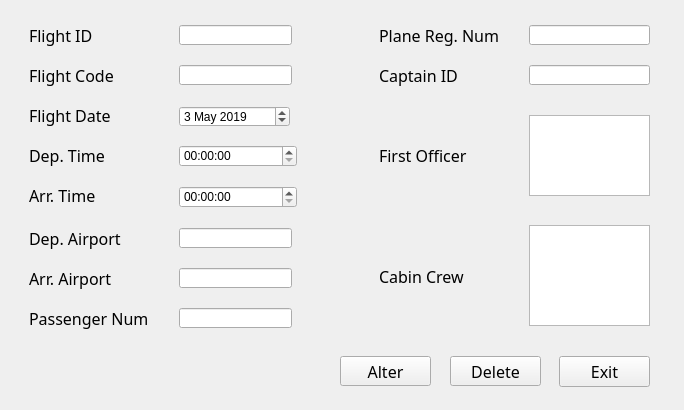
<?xml version="1.0" encoding="UTF-8"?>
<ui version="4.0">
 <class>Form</class>
 <widget class="QWidget" name="Form">
  <property name="geometry">
   <rect>
    <x>0</x>
    <y>0</y>
    <width>684</width>
    <height>410</height>
   </rect>
  </property>
  <property name="windowTitle">
   <string>Details</string>
  </property>
  <widget class="QLabel" name="FCode">
   <property name="geometry">
    <rect>
     <x>29</x>
     <y>65</y>
     <width>91</width>
     <height>21</height>
    </rect>
   </property>
   <property name="font">
    <font>
     <family>3ds</family>
     <pointsize>12</pointsize>
    </font>
   </property>
   <property name="text">
    <string>Flight Code</string>
   </property>
  </widget>
  <widget class="QLabel" name="FID">
   <property name="geometry">
    <rect>
     <x>29</x>
     <y>25</y>
     <width>71</width>
     <height>21</height>
    </rect>
   </property>
   <property name="font">
    <font>
     <family>3ds</family>
     <pointsize>12</pointsize>
    </font>
   </property>
   <property name="text">
    <string>Flight ID</string>
   </property>
  </widget>
  <widget class="QLineEdit" name="IDedit">
   <property name="geometry">
    <rect>
     <x>179</x>
     <y>25</y>
     <width>113</width>
     <height>20</height>
    </rect>
   </property>
  </widget>
  <widget class="QLineEdit" name="Codeedit">
   <property name="geometry">
    <rect>
     <x>179</x>
     <y>65</y>
     <width>113</width>
     <height>20</height>
    </rect>
   </property>
  </widget>
  <widget class="QLabel" name="DepTime">
   <property name="geometry">
    <rect>
     <x>29</x>
     <y>145</y>
     <width>91</width>
     <height>21</height>
    </rect>
   </property>
   <property name="font">
    <font>
     <family>3ds</family>
     <pointsize>12</pointsize>
    </font>
   </property>
   <property name="text">
    <string>Dep. Time</string>
   </property>
  </widget>
  <widget class="QLabel" name="FDate">
   <property name="geometry">
    <rect>
     <x>29</x>
     <y>105</y>
     <width>81</width>
     <height>21</height>
    </rect>
   </property>
   <property name="font">
    <font>
     <family>3ds</family>
     <pointsize>12</pointsize>
    </font>
   </property>
   <property name="text">
    <string>Flight Date</string>
   </property>
  </widget>
  <widget class="QDateEdit" name="dateEdit">
   <property name="geometry">
    <rect>
     <x>179</x>
     <y>106</y>
     <width>111</width>
     <height>21</height>
    </rect>
   </property>
   <property name="dateTime">
    <datetime>
     <hour>0</hour>
     <minute>0</minute>
     <second>0</second>
     <year>2019</year>
     <month>5</month>
     <day>3</day>
    </datetime>
   </property>
   <property name="maximumDateTime">
    <datetime>
     <hour>0</hour>
     <minute>0</minute>
     <second>0</second>
     <year>2019</year>
     <month>5</month>
     <day>30</day>
    </datetime>
   </property>
   <property name="minimumDateTime">
    <datetime>
     <hour>0</hour>
     <minute>0</minute>
     <second>0</second>
     <year>2019</year>
     <month>3</month>
     <day>15</day>
    </datetime>
   </property>
  </widget>
  <widget class="QLabel" name="ArrTime">
   <property name="geometry">
    <rect>
     <x>29</x>
     <y>185</y>
     <width>91</width>
     <height>21</height>
    </rect>
   </property>
   <property name="font">
    <font>
     <family>3ds</family>
     <pointsize>12</pointsize>
    </font>
   </property>
   <property name="text">
    <string>Arr. Time</string>
   </property>
  </widget>
  <widget class="QTimeEdit" name="deptimeEdit">
   <property name="geometry">
    <rect>
     <x>179</x>
     <y>145</y>
     <width>118</width>
     <height>22</height>
    </rect>
   </property>
  </widget>
  <widget class="QTimeEdit" name="arrtimeEdit">
   <property name="geometry">
    <rect>
     <x>179</x>
     <y>186</y>
     <width>118</width>
     <height>22</height>
    </rect>
   </property>
  </widget>
  <widget class="QLabel" name="num">
   <property name="geometry">
    <rect>
     <x>29</x>
     <y>308</y>
     <width>121</width>
     <height>21</height>
    </rect>
   </property>
   <property name="font">
    <font>
     <family>3ds</family>
     <pointsize>12</pointsize>
    </font>
   </property>
   <property name="text">
    <string>Passenger Num</string>
   </property>
  </widget>
  <widget class="QLineEdit" name="numedit">
   <property name="geometry">
    <rect>
     <x>179</x>
     <y>308</y>
     <width>113</width>
     <height>20</height>
    </rect>
   </property>
  </widget>
  <widget class="QLineEdit" name="depport">
   <property name="geometry">
    <rect>
     <x>179</x>
     <y>268</y>
     <width>113</width>
     <height>20</height>
    </rect>
   </property>
  </widget>
  <widget class="QLabel" name="arrport">
   <property name="geometry">
    <rect>
     <x>29</x>
     <y>268</y>
     <width>91</width>
     <height>21</height>
    </rect>
   </property>
   <property name="font">
    <font>
     <family>3ds</family>
     <pointsize>12</pointsize>
    </font>
   </property>
   <property name="text">
    <string>Arr. Airport</string>
   </property>
  </widget>
  <widget class="QLabel" name="FID_2">
   <property name="geometry">
    <rect>
     <x>29</x>
     <y>228</y>
     <width>101</width>
     <height>21</height>
    </rect>
   </property>
   <property name="font">
    <font>
     <family>3ds</family>
     <pointsize>12</pointsize>
    </font>
   </property>
   <property name="text">
    <string>Dep. Airport</string>
   </property>
  </widget>
  <widget class="QLineEdit" name="depPortedit">
   <property name="geometry">
    <rect>
     <x>179</x>
     <y>228</y>
     <width>113</width>
     <height>20</height>
    </rect>
   </property>
  </widget>
  <widget class="QLabel" name="regnum">
   <property name="geometry">
    <rect>
     <x>379</x>
     <y>25</y>
     <width>121</width>
     <height>21</height>
    </rect>
   </property>
   <property name="font">
    <font>
     <family>3ds</family>
     <pointsize>12</pointsize>
    </font>
   </property>
   <property name="text">
    <string>Plane Reg. Num</string>
   </property>
  </widget>
  <widget class="QLineEdit" name="capedit">
   <property name="geometry">
    <rect>
     <x>529</x>
     <y>65</y>
     <width>121</width>
     <height>20</height>
    </rect>
   </property>
  </widget>
  <widget class="QLineEdit" name="regnumedit">
   <property name="geometry">
    <rect>
     <x>529</x>
     <y>25</y>
     <width>121</width>
     <height>20</height>
    </rect>
   </property>
   <property name="text">
    <string/>
   </property>
  </widget>
  <widget class="QLabel" name="captain">
   <property name="geometry">
    <rect>
     <x>379</x>
     <y>65</y>
     <width>91</width>
     <height>21</height>
    </rect>
   </property>
   <property name="font">
    <font>
     <family>3ds</family>
     <pointsize>12</pointsize>
    </font>
   </property>
   <property name="text">
    <string>Captain ID</string>
   </property>
  </widget>
  <widget class="QLabel" name="firstofficer">
   <property name="geometry">
    <rect>
     <x>379</x>
     <y>145</y>
     <width>121</width>
     <height>21</height>
    </rect>
   </property>
   <property name="font">
    <font>
     <family>3ds</family>
     <pointsize>12</pointsize>
    </font>
   </property>
   <property name="text">
    <string>First Officer</string>
   </property>
  </widget>
  <widget class="QTextEdit" name="foedit">
   <property name="geometry">
    <rect>
     <x>529</x>
     <y>115</y>
     <width>121</width>
     <height>81</height>
    </rect>
   </property>
  </widget>
  <widget class="QTextEdit" name="foedit_2">
   <property name="geometry">
    <rect>
     <x>529</x>
     <y>225</y>
     <width>121</width>
     <height>101</height>
    </rect>
   </property>
  </widget>
  <widget class="QLabel" name="firstofficer_2">
   <property name="geometry">
    <rect>
     <x>379</x>
     <y>266</y>
     <width>121</width>
     <height>21</height>
    </rect>
   </property>
   <property name="font">
    <font>
     <family>3ds</family>
     <pointsize>12</pointsize>
    </font>
   </property>
   <property name="text">
    <string>Cabin Crew</string>
   </property>
  </widget>
  <widget class="QPushButton" name="exit">
   <property name="geometry">
    <rect>
     <x>559</x>
     <y>356</y>
     <width>91</width>
     <height>31</height>
    </rect>
   </property>
   <property name="font">
    <font>
     <family>3ds</family>
     <pointsize>12</pointsize>
    </font>
   </property>
   <property name="text">
    <string>Exit</string>
   </property>
  </widget>
  <widget class="QPushButton" name="delete_2">
   <property name="geometry">
    <rect>
     <x>450</x>
     <y>356</y>
     <width>91</width>
     <height>30</height>
    </rect>
   </property>
   <property name="font">
    <font>
     <family>3ds</family>
     <pointsize>12</pointsize>
    </font>
   </property>
   <property name="text">
    <string>Delete</string>
   </property>
  </widget>
  <widget class="QPushButton" name="alter">
   <property name="geometry">
    <rect>
     <x>340</x>
     <y>356</y>
     <width>91</width>
     <height>30</height>
    </rect>
   </property>
   <property name="font">
    <font>
     <family>3ds</family>
     <pointsize>12</pointsize>
    </font>
   </property>
   <property name="text">
    <string>Alter</string>
   </property>
  </widget>
 </widget>
 <resources/>
 <connections/>
</ui>
